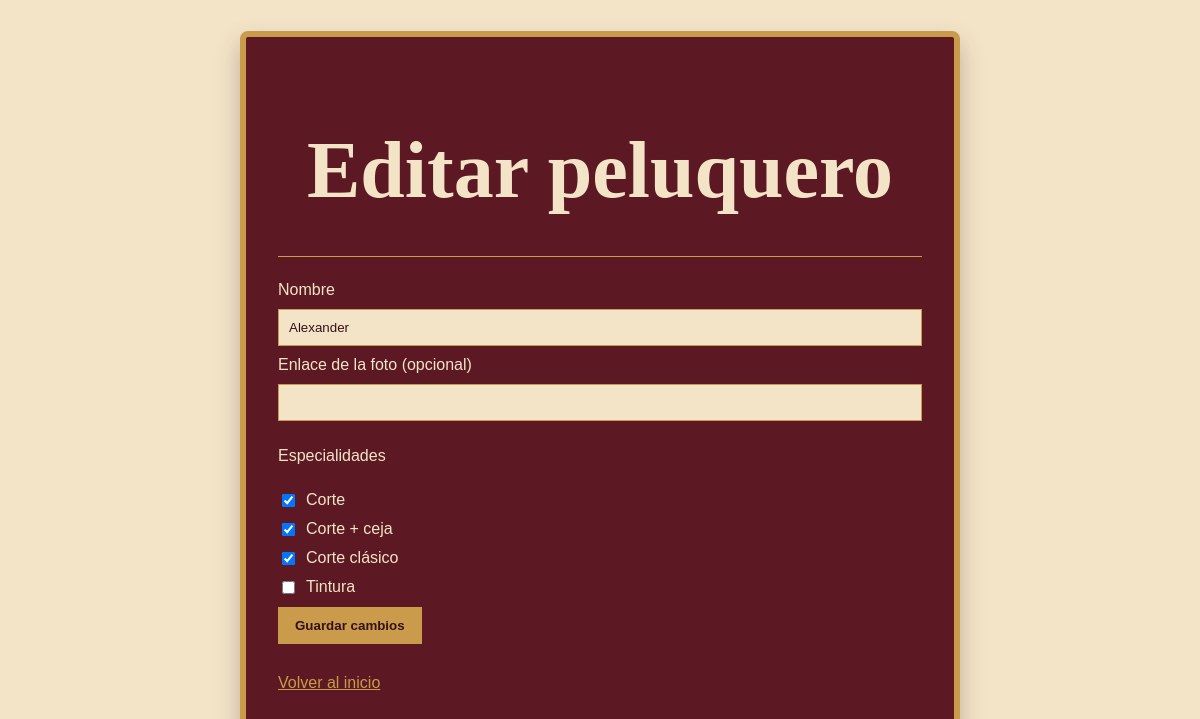
The page /peluqueros/2/editar on the database its author committed.
### tables this page shows
CREATE TABLE peluqueros (
            id INTEGER PRIMARY KEY AUTOINCREMENT,
            nombre TEXT NOT NULL UNIQUE,
            foto TEXT
        );

CREATE TABLE servicios (
            id_servicio INTEGER PRIMARY KEY AUTOINCREMENT,
            nombre TEXT NOT NULL UNIQUE,
            precio INTEGER NOT NULL
        );

### tesis.py (the view, shortened to what this page needs)
@app.route("/peluqueros/<int:peluquero_id>/editar", methods=["GET", "POST"])
def editar_peluquero(peluquero_id):
    conexion = obtener_conexion()
    peluquero = conexion.execute(
        "SELECT id, nombre, foto FROM peluqueros WHERE id = ?", (peluquero_id,)
    ).fetchone()
    servicios = conexion.execute(
        "SELECT id_servicio, nombre FROM servicios ORDER BY nombre"
    ).fetchall()
    servicios_asignados = conexion.execute("""
        SELECT servicio_id FROM peluquero_servicios WHERE peluquero_id = ?
    """, (peluquero_id,)).fetchall()
    conexion.close()
    ids_asignados = [servicio["servicio_id"] for servicio in servicios_asignados]
    return render_template(
        "editar_peluquero.html",
        peluquero=peluquero,
        servicios=servicios,
        ids_asignados=ids_asignados
    )

### tesis.py (called while the page is built)
def obtener_conexion():
    conexion = sqlite3.connect(RUTA_BASE_DE_DATOS)
    conexion.row_factory = sqlite3.Row
    return conexion

### templates/editar_peluquero.html (shortened to what this page needs)
<!DOCTYPE html>
<html lang="es">
<head>
    <link rel="stylesheet" href="{{ url_for('static', filename='css/style.css') }}">
</head>
<body>
    <main class="portada">
        <h1>Editar peluquero</h1>
        <section class="administracion">
            <form method="post">
                <label for="nombre">Nombre</label>
                <input id="nombre" name="nombre" value="{{ peluquero.nombre }}" required>
                <label for="foto">Enlace de la foto (opcional)</label>
                <input id="foto" name="foto" type="url" value="{{ peluquero.foto or '' }}">
                <p>Especialidades</p>
                {% for servicio in servicios %}
                    <label class="opcion">
                        <input name="servicios" type="checkbox" value="{{ servicio.id_servicio }}"
                            {% if servicio.id_servicio in ids_asignados %}checked{% endif %}>
                        {{ servicio.nombre }}
                    </label>
                {% endfor %}
                <button type="submit">Guardar cambios</button>
            </form>
            <a class="volver" href="{{ url_for('inicio') }}">Volver al inicio</a>
        </section>
    </main>
</body>
</html>

### static/css/style.css (style rules this page uses)
:root { --bordo: #5c1823; --bordo-oscuro: #351016; --beige: #f3e4c8; --dorado: #c99b4b; }
* { box-sizing: border-box; }
body { margin: 0; min-height: 100vh; display: grid; place-items: center; background-color: var(--beige); font-family: Arial, sans-serif; }
.portada { width: min(90%, 720px); padding: 72px 32px; text-align: center; color: var(--beige); background-color: var(--bordo); border: 6px solid var(--dorado); border-radius: 8px; box-shadow: 0 12px 25px rgba(53, 16, 22, 0.25); }
h1 { margin: 16px 0; font-family: Georgia, serif; font-size: clamp(2.8rem, 9vw, 5rem); }
.peluqueros, .administracion { margin-top: 40px; padding-top: 24px; border-top: 1px solid var(--dorado); }
.tarjeta-peluquero a, .volver { color: var(--dorado); }
.administracion { text-align: left; }
.administracion form { display: grid; gap: 10px; margin-bottom: 30px; }
input { width: 100%; padding: 10px; border: 1px solid var(--dorado); color: var(--bordo-oscuro); background-color: var(--beige); }
.opcion { display: flex; align-items: center; gap: 8px; }
.opcion input { width: auto; }
button { width: fit-content; padding: 10px 16px; border: 1px solid var(--dorado); color: var(--bordo-oscuro); background-color: var(--dorado); font-weight: bold; cursor: pointer; }

### rows shown on the page
peluqueros: nombre "Alexander"
servicios: id_servicio "☑", nombre "Corte"
servicios: id_servicio "☑", nombre "Corte + ceja"
servicios: id_servicio "☑", nombre "Corte clásico"
servicios: nombre "Tintura"
